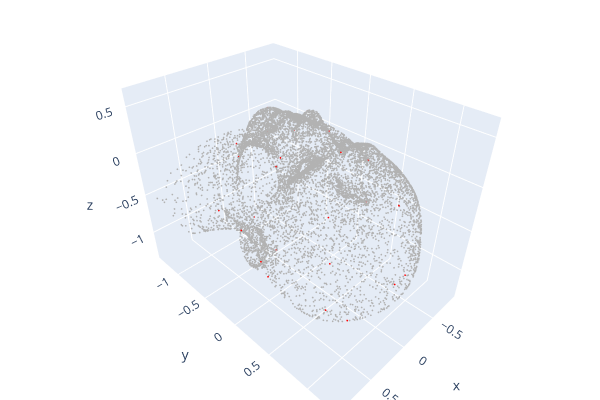
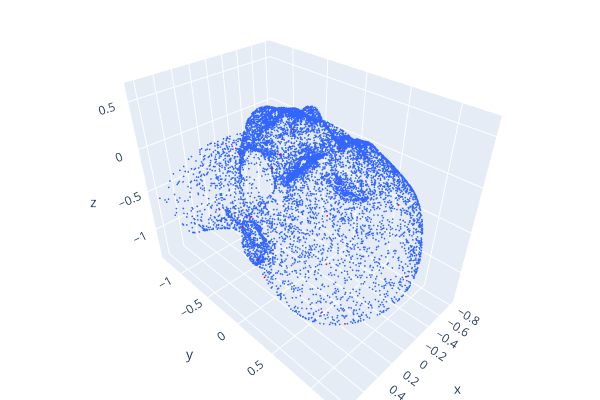

Notebook code cell kept with these figures, in order:
### Code cell
# --- Q2: Visualize 32 fixed landmark indices on avg_ref vs morphed_ref ---
import open3d as o3d
import numpy as np

FIXED_INDICES = [75, 411, 2699, 911, 8594, 3380, 6731, 9710, 9633, 119,
                 3441, 6319, 9541, 8732, 6162, 3774, 8296, 3151, 10,
                 7720, 6858, 7409, 7531, 3504, 6937, 4189, 8891, 3721,
                 9241, 2213, 1765, 7547]

avg_ref_np = avg_ref_pts  # numpy [N, 3] from dataset
morphed_ref_np = morphed_ref.numpy()  # [num_global_verts, 3]

print(f"avg_ref: {avg_ref_np.shape[0]} pts | morphed_ref: {morphed_ref_np.shape[0]} pts")
print(f"max fixed index: {max(FIXED_INDICES)} | avg_ref size: {avg_ref_np.shape[0]} | valid for avg_ref: {max(FIXED_INDICES) < avg_ref_np.shape[0]}")
print(f"max fixed index: {max(FIXED_INDICES)} | morphed_ref size: {morphed_ref_np.shape[0]} | valid for morphed_ref: {max(FIXED_INDICES) < morphed_ref_np.shape[0]}")

# Check if fixed_index landmarks in morphed_ref are covered (non-zero)
fixed_covered = [has_pts[i].item() for i in FIXED_INDICES]
print(f"\nFixed indices covered by patches: {sum(fixed_covered)}/32")
if not all(fixed_covered):
    bad = [FIXED_INDICES[i] for i, c in enumerate(fixed_covered) if not c]
    print(f"  ⚠ Uncovered (will be zero-pos): {bad}")

# Visualize: avg_ref (gray) + 32 landmarks (red spheres)
avg_pcd = o3d.geometry.PointCloud()
avg_pcd.points = o3d.utility.Vector3dVector(avg_ref_np)
avg_pcd.paint_uniform_color([0.7, 0.7, 0.7])

lm_on_avg = avg_ref_np[FIXED_INDICES]
avg_lm_pcd = o3d.geometry.PointCloud()
avg_lm_pcd.points = o3d.utility.Vector3dVector(lm_on_avg)
avg_lm_pcd.paint_uniform_color([1.0, 0.0, 0.0])

# Visualize: morphed_ref covered pts (blue) + ghost zeros (yellow) + 32 landmarks (red)
covered_pts = morphed_ref_np[has_pts.numpy()]
ghost_pts   = morphed_ref_np[~has_pts.numpy()]

morph_pcd = o3d.geometry.PointCloud()
morph_pcd.points = o3d.utility.Vector3dVector(covered_pts)
morph_pcd.paint_uniform_color([0.2, 0.4, 1.0])

ghost_pcd = o3d.geometry.PointCloud()
ghost_pcd.points = o3d.utility.Vector3dVector(ghost_pts)
ghost_pcd.paint_uniform_color([1.0, 1.0, 0.0])

lm_on_morph = morphed_ref_np[FIXED_INDICES]
morph_lm_pcd = o3d.geometry.PointCloud()
morph_lm_pcd.points = o3d.utility.Vector3dVector(lm_on_morph)
morph_lm_pcd.paint_uniform_color([1.0, 0.0, 0.0])

print("\n--- avg_ref (gray) + 32 landmarks (red) ---")
o3d.visualization.draw_plotly([avg_pcd, avg_lm_pcd])
print("\n--- morphed_ref covered (blue) + ghost zeros (yellow) + 32 landmarks (red) ---")
o3d.visualization.draw_plotly([morph_pcd, ghost_pcd, morph_lm_pcd])

### Figure 1 — Plotly figure (JSON) as saved in the notebook; plotly's stock layout.template omitted (floating-point values rounded to 4 significant figures; data arrays with more than 128 entries replaced by an {"elided": "..."} marker saying what was removed)
{"data": [{"marker": {"color": {"elided": "10788x3 float values"}, "size": 1}, "mode": "markers", "type": "scatter3d", "x": {"elided": "10788 float values"}, "y": {"elided": "10788 float values"}, "z": {"elided": "10788 float values"}}, {"marker": {"color": [[1.0, 0.0, 0.0], [1.0, 0.0, 0.0], [1.0, 0.0, 0.0], [1.0, 0.0, 0.0], [1.0, 0.0, 0.0], [1.0, 0.0, 0.0], [1.0, 0.0, 0.0], [1.0, 0.0, 0.0], [1.0, 0.0, 0.0], [1.0, 0.0, 0.0], [1.0, 0.0, 0.0], [1.0, 0.0, 0.0], [1.0, 0.0, 0.0], [1.0, 0.0, 0.0], [1.0, 0.0, 0.0], [1.0, 0.0, 0.0], [1.0, 0.0, 0.0], [1.0, 0.0, 0.0], [1.0, 0.0, 0.0], [1.0, 0.0, 0.0], [1.0, 0.0, 0.0], [1.0, 0.0, 0.0], [1.0, 0.0, 0.0], [1.0, 0.0, 0.0], [1.0, 0.0, 0.0], [1.0, 0.0, 0.0], [1.0, 0.0, 0.0], [1.0, 0.0, 0.0], [1.0, 0.0, 0.0], [1.0, 0.0, 0.0], [1.0, 0.0, 0.0], [1.0, 0.0, 0.0]], "size": 1}, "mode": "markers", "type": "scatter3d", "x": [-0.4906, 0.3743, -0.3629, -0.1724, 0.1878, 0.3655, -0.02434, -0.05313, -0.04078, -0.194, 0.2005, -0.04808, -0.3568, 0.3923, -0.4827, 0.4771, -0.06092, -0.4727, -0.02424, 0.4752, 0.1744, 0.2545, 0.05889, 0.7809, 0.6844, -0.7046, -0.6381, 0.6248, -0.2281, -0.2828, 0.4236, 0.007591], "y": [0.106, 0.09232, 0.2972, 0.297, 0.3088, 0.3086, 0.01584, 0.2506, 0.6937, -0.2522, -0.2485, -0.5338, -0.4918, -0.4638, 0.7093, 0.7417, -1.093, -0.9146, -0.8269, -0.7776, -0.2297, 0.5651, 1.251, 0.2508, -0.1281, 0.2337, -0.108, 0.1486, 0.1822, 0.9742, 0.9666, 1.067], "z": [0.1762, 0.3244, 0.2323, 0.2413, 0.2831, 0.2541, 0.5964, 0.4743, 0.3773, 0.3694, 0.3789, 0.4441, 0.1092, 0.1155, 0.07314, 0.09806, -0.1647, -0.5579, -1.01, -0.63, -1.02, -1.27, -0.4573, -0.4869, -0.4082, -0.6049, -0.4812, -0.8456, -1.217, -1.007, -0.9557, 0.1393]}], "layout": {"height": 400, "margin": {"b": 0, "l": 0, "r": 0, "t": 0}, "scene": {"camera": {"center": {"x": 0, "y": 0, "z": 0}, "up": {"x": 0, "y": 0, "z": 1}}}, "showlegend": false, "width": 600}}

### Figure 2 — Plotly figure (JSON) as saved in the notebook; plotly's stock layout.template omitted (floating-point values rounded to 4 significant figures; data arrays with more than 128 entries replaced by an {"elided": "..."} marker saying what was removed)
{"data": [{"marker": {"color": {"elided": "10645x3 float values"}, "size": 1}, "mode": "markers", "type": "scatter3d", "x": {"elided": "10645 float values"}, "y": {"elided": "10645 float values"}, "z": {"elided": "10645 float values"}}, {"marker": {"color": {"elided": "143x3 float values"}, "size": 1}, "mode": "markers", "type": "scatter3d", "x": {"elided": "143 float values"}, "y": {"elided": "143 float values"}, "z": {"elided": "143 float values"}}, {"marker": {"color": [[1.0, 0.0, 0.0], [1.0, 0.0, 0.0], [1.0, 0.0, 0.0], [1.0, 0.0, 0.0], [1.0, 0.0, 0.0], [1.0, 0.0, 0.0], [1.0, 0.0, 0.0], [1.0, 0.0, 0.0], [1.0, 0.0, 0.0], [1.0, 0.0, 0.0], [1.0, 0.0, 0.0], [1.0, 0.0, 0.0], [1.0, 0.0, 0.0], [1.0, 0.0, 0.0], [1.0, 0.0, 0.0], [1.0, 0.0, 0.0], [1.0, 0.0, 0.0], [1.0, 0.0, 0.0], [1.0, 0.0, 0.0], [1.0, 0.0, 0.0], [1.0, 0.0, 0.0], [1.0, 0.0, 0.0], [1.0, 0.0, 0.0], [1.0, 0.0, 0.0], [1.0, 0.0, 0.0], [1.0, 0.0, 0.0], [1.0, 0.0, 0.0], [1.0, 0.0, 0.0], [1.0, 0.0, 0.0], [1.0, 0.0, 0.0], [1.0, 0.0, 0.0], [1.0, 0.0, 0.0]], "size": 1}, "mode": "markers", "type": "scatter3d", "x": [-0.4914, 0.3601, -0.3635, -0.1715, 0.1837, 0.3583, -0.0228, -0.05536, -0.04175, -0.1939, 0.2028, -0.03949, -0.3437, 0.3644, -0.4611, 0.4807, -0.05637, -0.432, -0.02655, 0.437, 0.1767, 0.2703, 0.0676, 0.7656, 0.6401, -0.7053, -0.6306, 0.6303, -0.2227, -0.2771, 0.4447, 0.013], "y": [0.09882, 0.09069, 0.2946, 0.2967, 0.3062, 0.3079, 0.01843, 0.2482, 0.6903, -0.2476, -0.2461, -0.5152, -0.4759, -0.4452, 0.6948, 0.7432, -1.072, -0.9222, -0.847, -0.7795, -0.2597, 0.5435, 1.262, 0.2239, -0.1294, 0.2072, -0.1149, 0.1309, 0.1498, 0.9645, 0.9661, 1.066], "z": [0.1822, 0.3227, 0.2423, 0.2498, 0.2838, 0.2613, 0.5979, 0.4785, 0.3767, 0.3844, 0.403, 0.4317, 0.09992, 0.1051, 0.05652, 0.09856, -0.2425, -0.5939, -1.038, -0.6589, -1.056, -1.306, -0.4703, -0.5018, -0.4111, -0.6085, -0.4796, -0.8694, -1.251, -1.03, -0.98, 0.1278]}], "layout": {"height": 400, "margin": {"b": 0, "l": 0, "r": 0, "t": 0}, "scene": {"camera": {"center": {"x": 0, "y": 0, "z": 0}, "up": {"x": 0, "y": 0, "z": 1}}}, "showlegend": false, "width": 600}}
